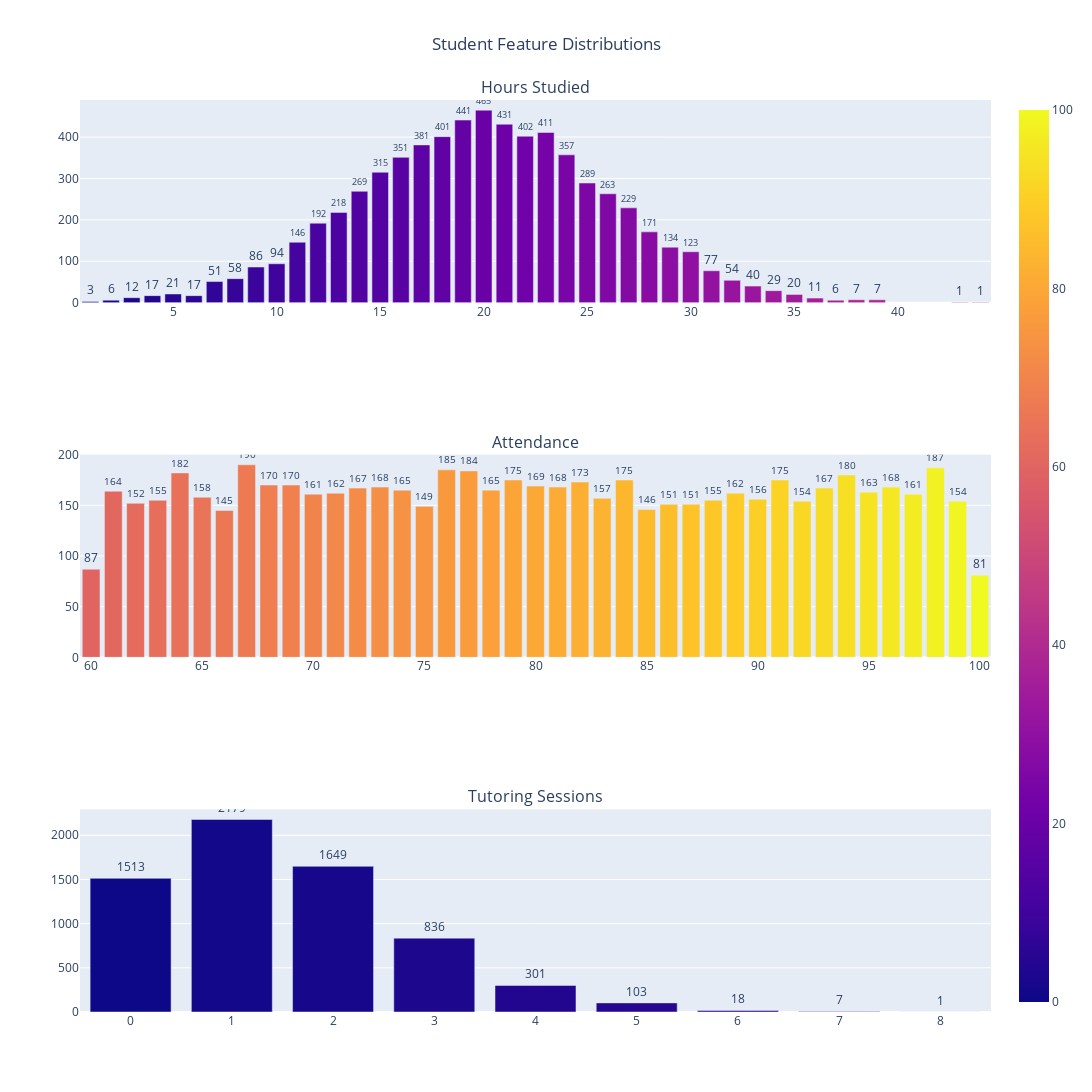

The notebook cell this image was saved under:
### Code cell
columns = ["Hours_Studied", "Attendance", "Tutoring_Sessions"]

fig = make_subplots(rows=3, cols=1, subplot_titles=[c.replace("_", " ").title() for c in columns])

for i, feat in enumerate(columns):
    vc = df_student[feat].value_counts().reset_index()
    vc.columns = [feat, "Count"]
    trace = px.bar(vc, x=feat, y="Count", color=feat, text="Count").data[0]
    fig.add_trace(trace, row=i + 1, col=1)

fig.update_traces(textposition="outside")
fig.update_layout(height=1200, width=1500,title="Student Feature Distributions", title_x=0.5, showlegend=False)

fig.show()

### Figure 1 — Plotly figure (JSON) as saved in the notebook; plotly's stock layout.template omitted (floating-point values rounded to 4 significant figures)
{"data": [{"hovertemplate": "Hours_Studied=%{marker.color}<br>Count=%{text}<extra></extra>", "legendgroup": "", "marker": {"color": [20, 19, 21, 23, 22, 18, 17, 24, 16, 15, 25, 14, 26, 27, 13, 12, 28, 11, 29, 30, 10, 9, 31, 8, 32, 7, 33, 34, 5, 35, 6, 4, 3, 36, 38, 39, 37, 2, 1, 43, 44], "coloraxis": "coloraxis", "pattern": {"shape": ""}}, "name": "", "orientation": "v", "showlegend": false, "text": [465.0, 441.0, 431.0, 411.0, 402.0, 401.0, 381.0, 357.0, 351.0, 315.0, 289.0, 269.0, 263.0, 229.0, 218.0, 192.0, 171.0, 146.0, 134.0, 123.0, 94.0, 86.0, 77.0, 58.0, 54.0, 51.0, 40.0, 29.0, 21.0, 20.0, 17.0, 17.0, 12.0, 11.0, 7.0, 7.0, 6.0, 6.0, 3.0, 1.0, 1.0], "textposition": "outside", "type": "bar", "x": [20, 19, 21, 23, 22, 18, 17, 24, 16, 15, 25, 14, 26, 27, 13, 12, 28, 11, 29, 30, 10, 9, 31, 8, 32, 7, 33, 34, 5, 35, 6, 4, 3, 36, 38, 39, 37, 2, 1, 43, 44], "xaxis": "x", "y": [465, 441, 431, 411, 402, 401, 381, 357, 351, 315, 289, 269, 263, 229, 218, 192, 171, 146, 134, 123, 94, 86, 77, 58, 54, 51, 40, 29, 21, 20, 17, 17, 12, 11, 7, 7, 6, 6, 3, 1, 1], "yaxis": "y"}, {"hovertemplate": "Attendance=%{marker.color}<br>Count=%{text}<extra></extra>", "legendgroup": "", "marker": {"color": [67, 98, 76, 77, 64, 94, 84, 79, 91, 82, 68, 69, 80, 81, 96, 73, 93, 72, 74, 78, 61, 95, 89, 71, 97, 70, 65, 83, 90, 88, 63, 99, 92, 62, 86, 87, 75, 85, 66, 60, 100], "coloraxis": "coloraxis", "pattern": {"shape": ""}}, "name": "", "orientation": "v", "showlegend": false, "text": [190.0, 187.0, 185.0, 184.0, 182.0, 180.0, 175.0, 175.0, 175.0, 173.0, 170.0, 170.0, 169.0, 168.0, 168.0, 168.0, 167.0, 167.0, 165.0, 165.0, 164.0, 163.0, 162.0, 162.0, 161.0, 161.0, 158.0, 157.0, 156.0, 155.0, 155.0, 154.0, 154.0, 152.0, 151.0, 151.0, 149.0, 146.0, 145.0, 87.0, 81.0], "textposition": "outside", "type": "bar", "x": [67, 98, 76, 77, 64, 94, 84, 79, 91, 82, 68, 69, 80, 81, 96, 73, 93, 72, 74, 78, 61, 95, 89, 71, 97, 70, 65, 83, 90, 88, 63, 99, 92, 62, 86, 87, 75, 85, 66, 60, 100], "xaxis": "x2", "y": [190, 187, 185, 184, 182, 180, 175, 175, 175, 173, 170, 170, 169, 168, 168, 168, 167, 167, 165, 165, 164, 163, 162, 162, 161, 161, 158, 157, 156, 155, 155, 154, 154, 152, 151, 151, 149, 146, 145, 87, 81], "yaxis": "y2"}, {"hovertemplate": "Tutoring_Sessions=%{marker.color}<br>Count=%{text}<extra></extra>", "legendgroup": "", "marker": {"color": [1, 2, 0, 3, 4, 5, 6, 7, 8], "coloraxis": "coloraxis", "pattern": {"shape": ""}}, "name": "", "orientation": "v", "showlegend": false, "text": [2179.0, 1649.0, 1513.0, 836.0, 301.0, 103.0, 18.0, 7.0, 1.0], "textposition": "outside", "type": "bar", "x": [1, 2, 0, 3, 4, 5, 6, 7, 8], "xaxis": "x3", "y": [2179, 1649, 1513, 836, 301, 103, 18, 7, 1], "yaxis": "y3"}], "layout": {"annotations": [{"font": {"size": 16}, "showarrow": false, "text": "Hours Studied", "x": 0.5, "xanchor": "center", "xref": "paper", "y": 1, "yanchor": "bottom", "yref": "paper"}, {"font": {"size": 16}, "showarrow": false, "text": "Attendance", "x": 0.5, "xanchor": "center", "xref": "paper", "y": 0.6111, "yanchor": "bottom", "yref": "paper"}, {"font": {"size": 16}, "showarrow": false, "text": "Tutoring Sessions", "x": 0.5, "xanchor": "center", "xref": "paper", "y": 0.2222, "yanchor": "bottom", "yref": "paper"}], "height": 1200, "showlegend": false, "title": {"text": "Student Feature Distributions", "x": 0.5}, "width": 1500, "xaxis": {"anchor": "y", "domain": [0, 1]}, "xaxis2": {"anchor": "y2", "domain": [0, 1]}, "xaxis3": {"anchor": "y3", "domain": [0, 1]}, "yaxis": {"anchor": "x", "domain": [0.7778, 1]}, "yaxis2": {"anchor": "x2", "domain": [0.3889, 0.6111]}, "yaxis3": {"anchor": "x3", "domain": [0, 0.2222]}}}
